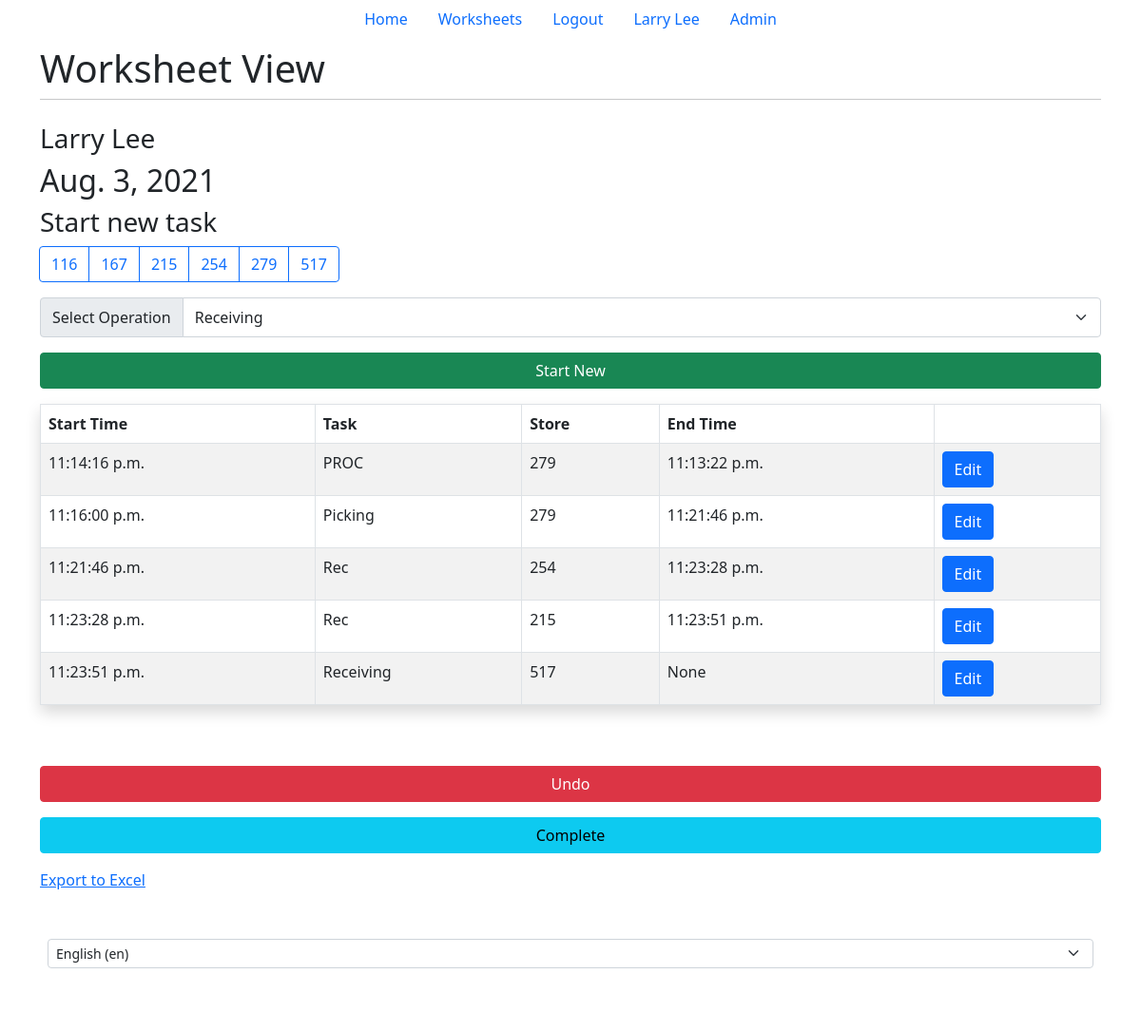
Before: /tracker/21/ (signed in) with the older database file.
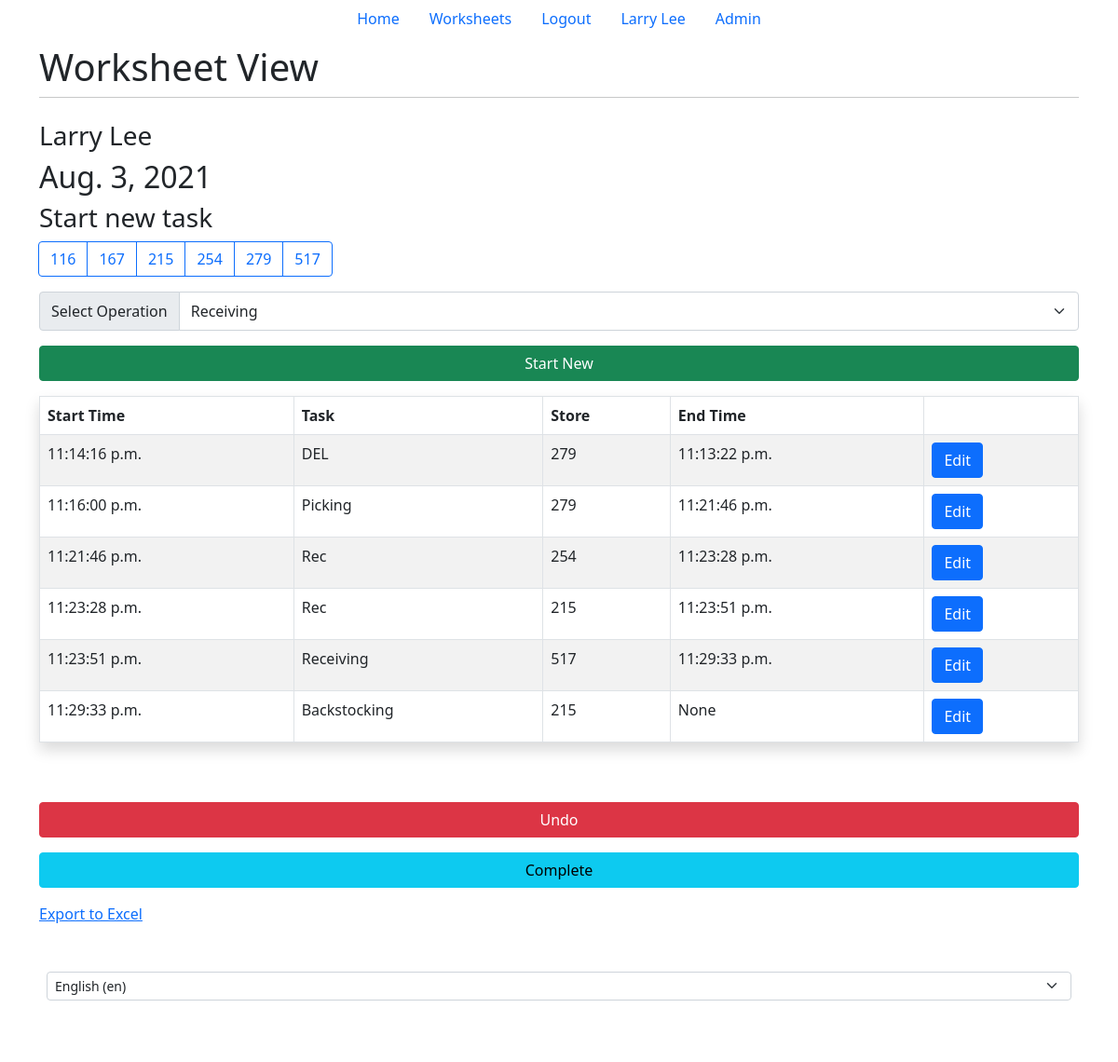
After: the same page with the newer database file.
### main/models.py (models this page shows, shortened)
class Entry(models.Model):
    worksheet = models.ForeignKey(Worksheet, on_delete=models.CASCADE)
    start_time = models.TimeField(_("Start Time"))
    operation = models.CharField(
        _("Operation"), choices=OPERATION_CHOICES, max_length=50)
    store = models.IntegerField(_("Store"), choices=STORE_CHOICES, default=116)
    end_time = models.TimeField(_("End time"), null=True, blank=True)
    class Meta:
        verbose_name = _("entry")
        verbose_name_plural = _("entries")
    def __str__(self):
        day = self.worksheet.date.strftime('%A')
        start = self.start_time.strftime('%I:%M:%S %p')
        if self.end_time == None:
            end = "None"
        else:
            end = self.end_time.strftime('%I:%M:%S %p')
        return day + "-" + str(self.store) + "-" + self.operation + "-" + start + "-" + end

### tracker/views.py (the view, shortened to what this page needs)
# urls.py: path('tracker/', include('tracker.urls')),
def tracker(response, id):
    try:
        ws = Worksheet.objects.get(id=id)
    except (Worksheet.DoesNotExist, AttributeError) as e:
        print(e)
        return HttpResponseRedirect('/')
    if (user_can_view(response, ws)):
        response.session['ws'] = id
        return render(response, 'tracker/tracker.html', {"ws": ws})
    return render(response, "worksheets.html", {"ws": ws})

### tracker/views.py (called while the page is built)
def user_can_view(response, ws):
    if response.user.is_superuser:
        return True
    if ws in response.user.worksheet.all():
        return True
    return False

### tracker/templates/tracker/tracker.html (shortened to what this page needs)
{% extends 'base.html' %}
{% load i18n %}
{% block title2 %}{% trans "Worksheet View" %}{% endblock title2 %}
{% block content %}
{% if user.is_authenticated %}
<h3>{{ws.name}}</h3>
<h2>{{ws.date}}</h2>
<h3>{% trans "Start new task" %}</h3>
<div class="d-grid gap-3">
    <form method="post" action="#" , class="form-group">
        <div class="d-grid gap-3">
            <div class="btn-group-lg gap-3 me-1" role="toolbar" aria-label="Toolbar with button groups">
                <div class="btn-group" role="group" aria-label="Basic radio toggle button group">
                    {% for item_number, item_desc in ws.stores %}
                    <label class="btn btn-outline-primary" for="btnradio{{forloop.counter}}">{{item_number}}</label>
                    {% endfor %}
                </div>
            </div>
            <div class="input-group">
                <div class="input-group-text" id="btnGroupAddon">{% trans "Select Operation" %}</div>
                <select class="form-select form-control-lg" name="operation_list" id="mySelect" aria-describedby="btnGroupAddon" required>
                    {% for item_name, item_desc in ws.operations %}
                        <option value="{{ item_name }}">{{item_desc}}</option>
                    {% endfor %}
                </select>
            </div>
            <div class="d-grid gap-3">
                <button class="btn btn-success" type="submit" name="start_new" , value="start_new">{% trans "Start New" %}</button>
            </div>
        </div>
    </form>
    <table class="table table-striped table-hover table-bordered shadow p-3 mb-5 bg-body rounded">
        <thead>
            <tr>
                <th scope="col">{% trans "Start Time" %}</th>
                <th scope="col">{% trans "Task" %}</th>
                <th scope="col">{% trans "Store" %}</th>
                <th scope="col">{% trans "End Time" %}</th>
                <th scope="col"></th>
            </tr>
        </thead>
        <tbody>
            {% for entry in ws.entry_set.all %}
            <tr>
                <td colspan="1">{{entry.start_time}}</td>
                <td colspan="1">{{entry.operation}}</td>
                <td colspan="1">{{entry.store}}</td>
                <td colspan="1">{{entry.end_time}}</td>
                <td colspan="1"><a href="update/{{entry.id}}">
                    <button type="button" class="btn btn-primary">{% trans "Edit" %}</button>
                </a></td>
            </tr>
            {% endfor %}
        </tbody>
    </table>
    <button type="button" class="btn btn-danger" data-bs-toggle="modal" data-bs-target="#undo_button">
        {% trans "Undo" %}
    </button>
    <form method="post" action="#" , class="form-group">
        <div class="d-grid gap-3">
            <button class="btn btn-info" type="submit" name="complete" , value="complete">{% trans "Complete" %}</button>
        </div>
    </form>
    <a href="/export">{% trans "Export to Excel" %}</a>
</div>
{% endif %}
{% endblock content %}

Changed rows visible on the page:
changed Entry: operation "PROC" → "DEL"
changed Entry "Receiving": end_time "None" → "11:29:33 p.m."
added Entry: start_time "11:29:33 p.m.", operation "Backstocking", store "215", end_time "None"
